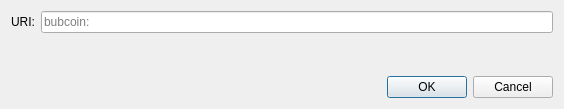
<?xml version="1.0" encoding="UTF-8"?>
<ui version="4.0">
 <class>OpenURIDialog</class>
 <widget class="QDialog" name="OpenURIDialog">
  <property name="geometry">
   <rect>
    <x>0</x>
    <y>0</y>
    <width>564</width>
    <height>109</height>
   </rect>
  </property>
  <property name="windowTitle">
   <string>Open bubcoin URI</string>
  </property>
  <layout class="QVBoxLayout" name="verticalLayout">
   <item>
    <layout class="QHBoxLayout" name="horizontalLayout">
     <item>
      <widget class="QLabel" name="label">
       <property name="text">
        <string>URI:</string>
       </property>
      </widget>
     </item>
     <item>
      <widget class="QValidatedLineEdit" name="uriEdit">
       <property name="placeholderText">
        <string notr="true">bubcoin:</string>
       </property>
      </widget>
     </item>
    </layout>
   </item>
   <item>
    <spacer name="verticalSpacer">
     <property name="orientation">
      <enum>Qt::Vertical</enum>
     </property>
     <property name="sizeHint" stdset="0">
      <size>
       <width>20</width>
       <height>40</height>
      </size>
     </property>
    </spacer>
   </item>
   <item>
    <widget class="QDialogButtonBox" name="buttonBox">
     <property name="orientation">
      <enum>Qt::Horizontal</enum>
     </property>
     <property name="standardButtons">
      <set>QDialogButtonBox::Cancel|QDialogButtonBox::Ok</set>
     </property>
    </widget>
   </item>
  </layout>
 </widget>
 <customwidgets>
  <customwidget>
   <class>QValidatedLineEdit</class>
   <extends>QLineEdit</extends>
   <header>qt/qvalidatedlineedit.h</header>
  </customwidget>
 </customwidgets>
 <resources/>
 <connections>
  <connection>
   <sender>buttonBox</sender>
   <signal>accepted()</signal>
   <receiver>OpenURIDialog</receiver>
   <slot>accept()</slot>
   <hints>
    <hint type="sourcelabel">
     <x>248</x>
     <y>254</y>
    </hint>
    <hint type="destinationlabel">
     <x>157</x>
     <y>274</y>
    </hint>
   </hints>
  </connection>
  <connection>
   <sender>buttonBox</sender>
   <signal>rejected()</signal>
   <receiver>OpenURIDialog</receiver>
   <slot>reject()</slot>
   <hints>
    <hint type="sourcelabel">
     <x>316</x>
     <y>260</y>
    </hint>
    <hint type="destinationlabel">
     <x>286</x>
     <y>274</y>
    </hint>
   </hints>
  </connection>
 </connections>
</ui>
